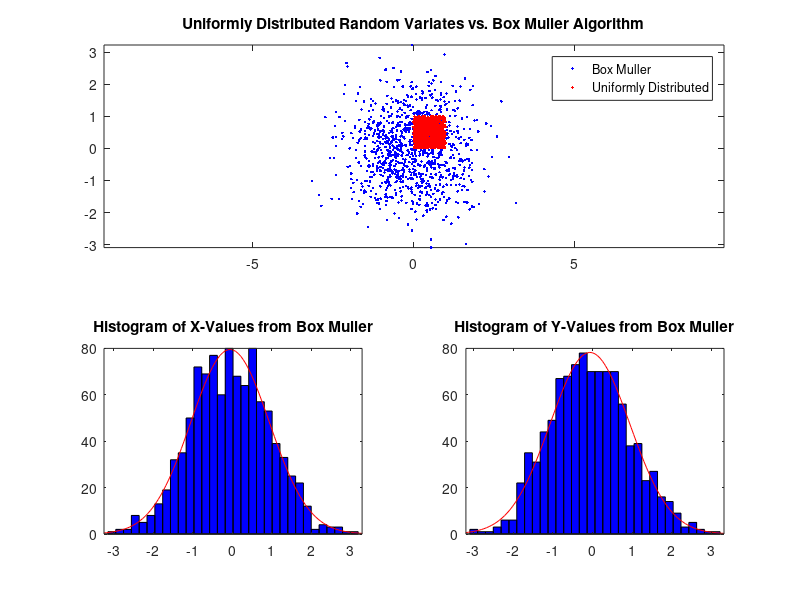

Reproduce this figure in MATLAB.
clear

%Problem 2b uses the Box-Muller algorithm to generate a normal distribution
%and compares with the results from 2a.

%initalizing variables
N=1000; %Number of random varibles

U1=rand(N,1);    %first vector of random variables
U2=rand(N,1);    %second vector of random variables

%Applying Box-Muller algorithm
X=sqrt(-2.*log(U2)).*cos(2.*pi.*U1); %log returns ln in MATLAB
Y=sqrt(-2.*log(U2)).*sin(2.*pi.*U1);

subplot(2,2,[1,2]);
plot(X,Y,'b.',U1,U2,'r.')
title('Uniformly Distributed Random Variates vs. Box Muller Algorithm')
legend('Box Muller','Uniformly Distributed')
axis equal

subplot(2,2,3)
histfit(X)
title('Histogram of X-Values from Box Muller')

subplot(2,2,4)
histfit(Y)
title('Histogram of Y-Values from Box Muller')
